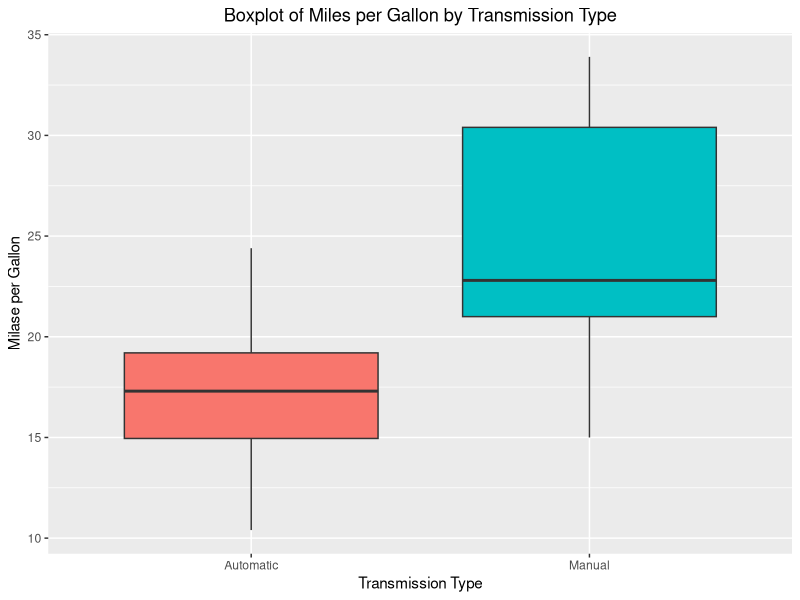
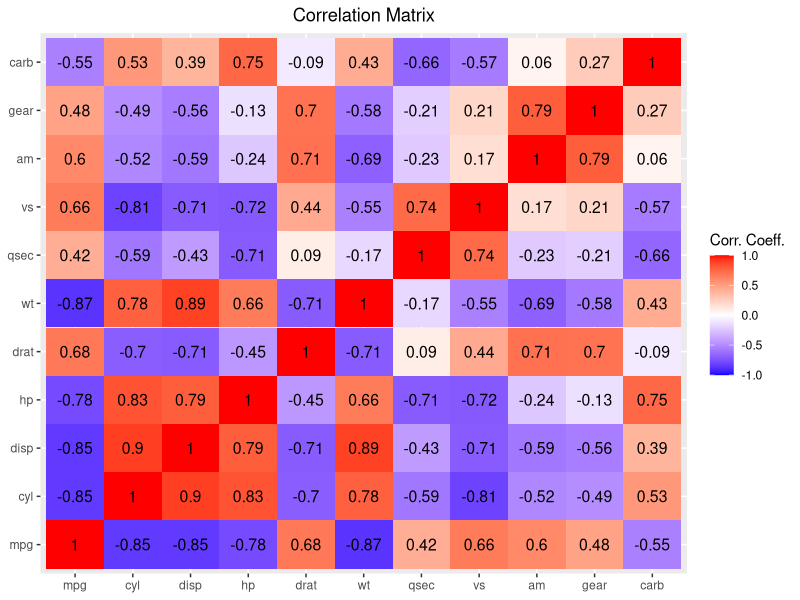
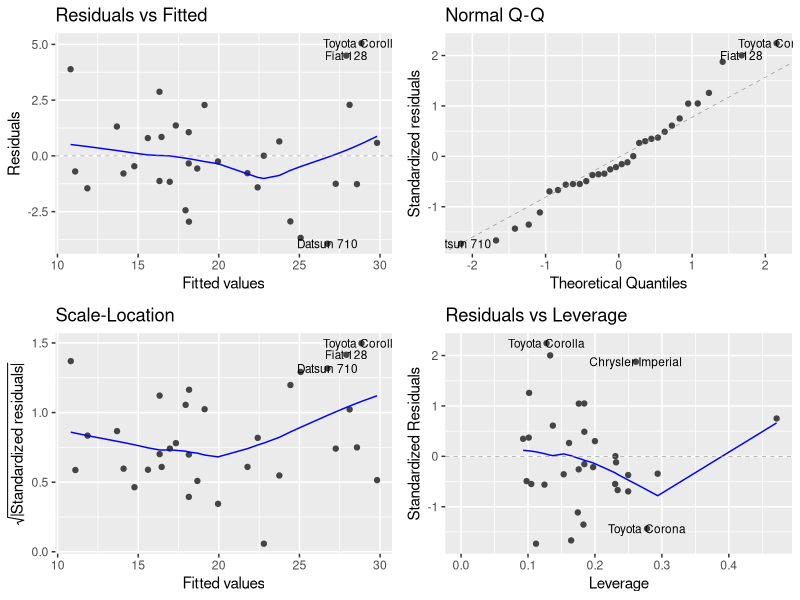
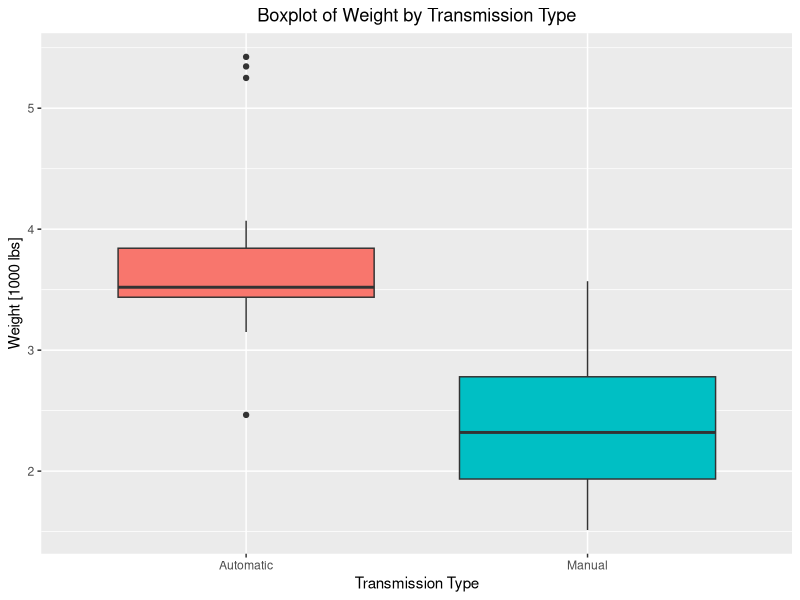
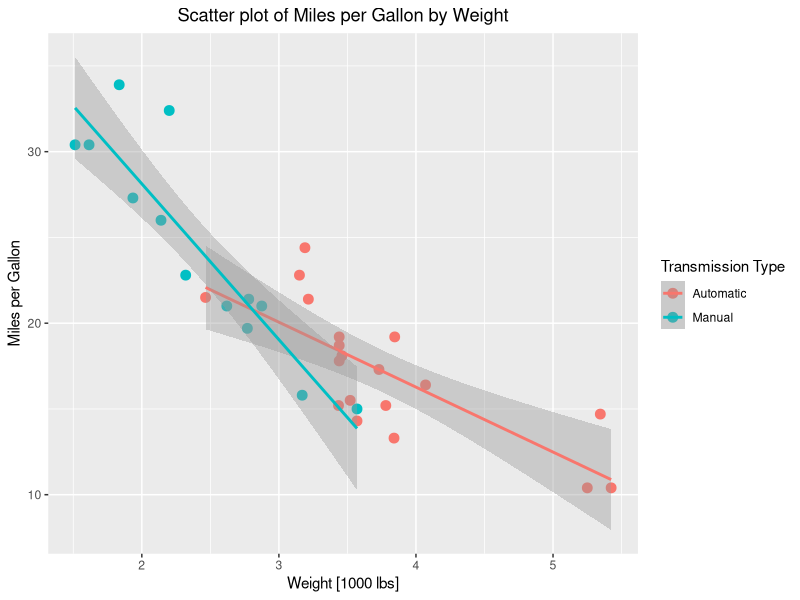
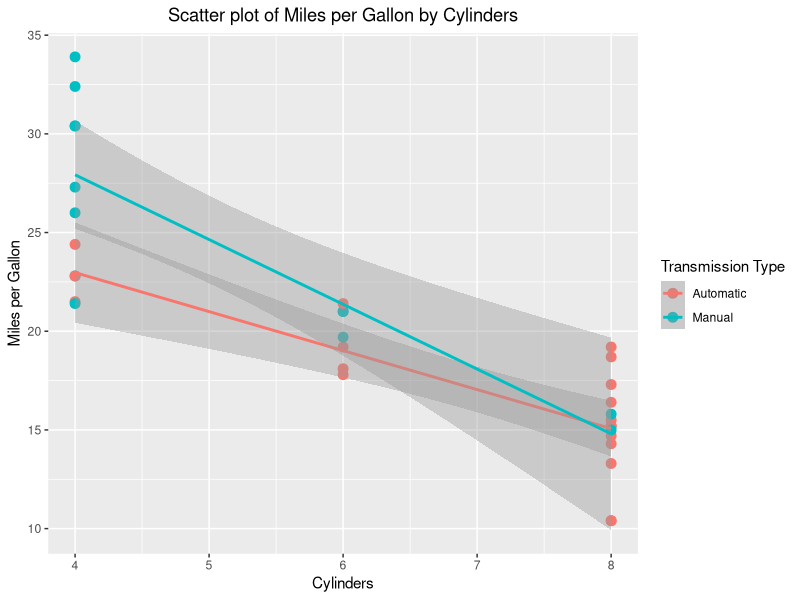

Reproduce these figures in R, in order.
## ---- chunk 1
 knitr::opts_chunk$set(fig.width=8, fig.height=4, fig.align="center", fig.path='figs/',
                       echo=TRUE, warning=FALSE, message=FALSE)
## ---- chunk 2
dim(mtcars)
head(mtcars,2)
## ---- chunk 3
model1 <- lm(mpg ~ factor(am) - 1, data = mtcars)
model2 <- update(model1, . ~ . + wt)
model3 <- update(model2, . ~ . + factor(cyl))
model4 <- update(model3, . ~ . + hp)
model5 <- update(model4, . ~ . + disp)
## ---- chunk 4
coef(model1)
## ---- chunk 5
anova(model1, model2, model3,model4,model5)
## ---- chunk 6
summary(model4)
## ---- chunk 7
# Predict
model4.prediction <- predict(model4, 
                             data.frame(am = c(0,1), wt = mean(mtcars$wt), cyl = c(6), hp = mean(mtcars$hp)), 
                             interval="confidence")
print(model4.prediction)
## ---- chunk 8
# Look at a few distributions in ggplot2
require(ggplot2)

# Add a simple factor variable for the transmission
mtcars.custom <- mtcars
mtcars.custom$transmission <- factor( mtcars$am, labels = c("Automatic","Manual") )

# MPG by Transmission
plot <- ggplot(mtcars.custom, aes(x = transmission, y = mpg, fill = transmission)) + geom_boxplot() 
plot <- plot + scale_x_discrete(name = "Transmission Type") 
plot <- plot + scale_y_continuous(name = "Milase per Gallon")
plot <- plot + ggtitle("Boxplot of Miles per Gallon by Transmission Type")
plot <- plot + theme(plot.title = element_text(hjust = 0.5))
plot <- plot + guides(fill=FALSE)
print(plot)

# Get the correlation plot
library(reshape2)
cormat <- round(cor(mtcars),2)
plot <- ggplot(melt(cormat), aes(x=Var1, y=Var2, fill=value)) + geom_tile()
plot <- plot + geom_text(aes(Var2, Var1, label = value), color = "black", size = 4)
plot <- plot + ggtitle("Correlation Matrix")
plot <- plot + scale_fill_gradient2(midpoint=0, low="blue", mid="white", high="red",
                                    limit = c(-1,1), space ="Lab", name = "Corr. Coeff.")
plot <- plot + theme( plot.title = element_text(hjust = 0.5),
                      axis.title.x = element_blank(), 
                      axis.title.y = element_blank())
print(plot)

# Model 4 Diagnostic Plots
library(ggfortify)
autoplot(model4, label.size = 3)

# Weight by Transmission
plot <- ggplot(mtcars.custom, aes(x = transmission, y = wt, fill = transmission)) + geom_boxplot() 
plot <- plot + scale_x_discrete(name = "Transmission Type") 
plot <- plot + scale_y_continuous(name = "Weight [1000 lbs]")
plot <- plot + ggtitle("Boxplot of Weight by Transmission Type")
plot <- plot + theme(plot.title = element_text(hjust = 0.5))
plot <- plot + guides(fill=FALSE)
print(plot)

# MPG by Weight
plot <- ggplot(mtcars.custom, aes(x = wt, y = mpg, color = transmission)) + geom_point(size = 3)
plot <- plot + scale_x_continuous(name = "Weight [1000 lbs]") 
plot <- plot + scale_y_continuous(name = "Miles per Gallon")
plot <- plot + ggtitle("Scatter plot of Miles per Gallon by Weight")
plot <- plot + theme(plot.title = element_text(hjust = 0.5))
plot <- plot + labs(colour = "Transmission Type")
plot <- plot + geom_smooth(method="lm")
print(plot)

# # MPG by Weight - Same Slope
# mtcars.custom$pred <- predict(model2)
# plot <- ggplot(mtcars.custom, aes(x = wt, y = mpg, color = transmission)) + geom_point(size = 3)
# plot <- plot + scale_x_continuous(name = "Weight [1000 lbs]")
# plot <- plot + scale_y_continuous(name = "Miles per Gallon")
# plot <- plot + ggtitle("Scatter plot of Miles per Gallon by Weight")
# plot <- plot + theme(plot.title = element_text(hjust = 0.5))
# plot <- plot + labs(colour = "Transmission Type")
# plot <- plot + geom_line(mapping=aes(y=pred))
# print(plot)

# MPG by Cylinder
plot <- ggplot(mtcars.custom, aes(x = cyl, y = mpg, color = transmission)) + geom_point(size = 3)
plot <- plot + scale_x_continuous(name = "Cylinders") 
plot <- plot + scale_y_continuous(name = "Miles per Gallon")
plot <- plot + ggtitle("Scatter plot of Miles per Gallon by Cylinders")
plot <- plot + theme(plot.title = element_text(hjust = 0.5))
plot <- plot + labs(colour = "Transmission Type")
plot <- plot + geom_smooth(method="lm")
print(plot)
